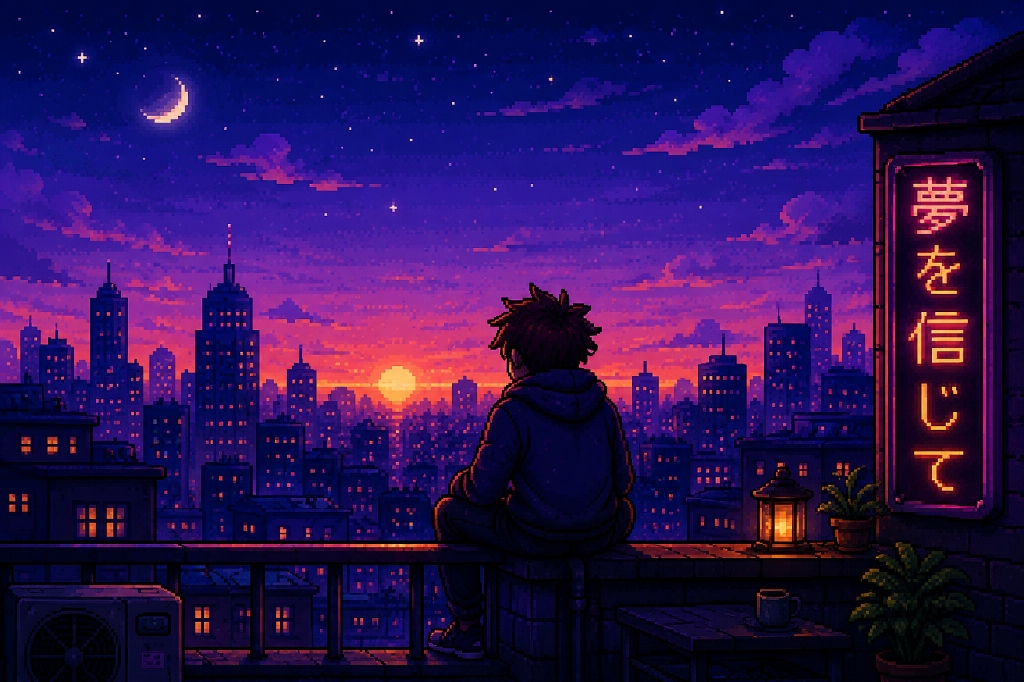
#> input picture Gif/rooftop_sunset.jpg, 1024 x 682 px, found by its file name
$ python build_rooftop_gif.py
#> lines starting #> are read from the running program, lines starting #| are printed output that depends on the picture; after the words box and inside, x2 and y2 are one past the last pixel; in counts of white or black regions, pixels touching at a corner belong together
import os
import math
import numpy as np
from PIL import Image, ImageDraw

def generate_rooftop_gif(image_path, output_gif_path, num_frames=30, fps=12):
#> called with num_frames = 30, fps = 12
    print(f"Loading image: {image_path}")
    base_img = Image.open(image_path).convert("RGBA")
    w, h = base_img.size
#> w = 1024; h = 682
    print(f"Image size: {w}x{h}")
#| Image size: 1024x682

    base_arr = np.array(base_img, dtype=np.float32)
    frames = []

    # 1. Neon sign board box: X: 850..980, Y: 120..530
    neon_box = (850, 120, 980, 530)

    # 2. Lantern flame box: X: 755..800, Y: 460..540
    lantern_box = (755, 460, 800, 540)

    # 3. Sun box: X: 360..430, Y: 350..410
    sun_center = (396, 378)


    # 5. Character Head & Body: X: 420..610, Y: 280..630
    char_box = (420, 280, 610, 540)

    # 6. Coffee mug steam position: X: 745, Y: 605

    # 7. City windows positions (find bright orange/yellow window pixels in buildings)
    # Buildings area: Y: 420..580, X: 0..850
    np.random.seed(123)
    bldg_area = base_arr[420:580, 0:850]
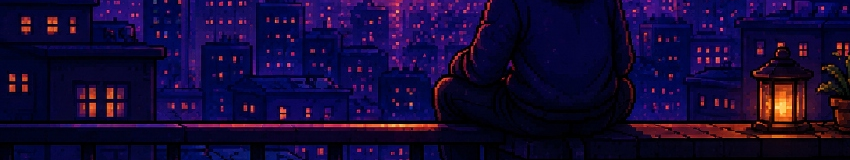
#> bldg_area: shape (160, 850, 4) float32; mean R, G, B, A 21.1, 9.4, 54.4, 255.5
    win_mask = (bldg_area[:, :, 0] > 180) & (bldg_area[:, :, 1] > 120) & (bldg_area[:, :, 2] < 100)
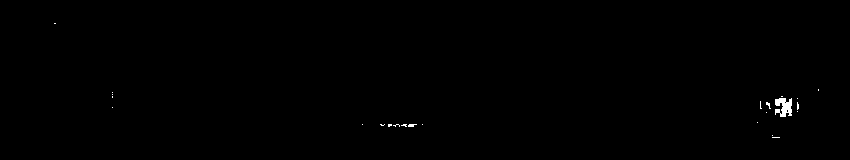
#> win_mask: shape (160, 850) bool; 0.26% white; 24 white regions (22 under 20 px), largest, box (x1, y1, x2, y2) and area: (775, 98, 792, 117) 230, (408, 124, 417, 127) 20
    wy, wx = np.where(win_mask)
#> wy = 350 values from 23 to 137; wx = 350 values, max 818 at index 2, min 54 at index 0, mean 705.3
    # Pick 25 distinct window pixels
    indices = np.random.choice(len(wx), min(25, len(wx)), replace=False)
#> indices = 25 values, max 330 at index 6, min 9 at index 21, mean 170.1
    windows = [(0 + wx[idx], 420 + wy[idx], i) for i, idx in enumerate(indices)]
#> windows = 25 items, first 6: (797, 525, 0), (786, 522, 1), (775, 521, 2), (790, 519, 3), (797, 529, 4), (789, 526, 5)

    # 8. Night Sky Stars
    stars = [
        (75, 80, 0),
        (135, 45, 1),
        (300, 70, 2),
        (410, 110, 3),
        (520, 50, 4),
        (650, 90, 5),
        (780, 60, 6),
        (880, 100, 7),
        (220, 140, 8),
        (940, 40, 9),
    ]

    for frame_idx in range(num_frames):
        t = frame_idx / float(num_frames) # 0.0 to 1.0
        angle_rad = 2 * math.pi * t

        # Copy base array for frame editing
        frame_arr = base_arr.copy()

        # -------------------------------------------------------------
        # FEATURE 1: Japanese Neon Sign Board Glow & Flicker
        # -------------------------------------------------------------
        nx1, ny1, nx2, ny2 = neon_box
        neon_patch = frame_arr[ny1:ny2, nx1:nx2, :3]
        # Bright neon orange/red pixels
        neon_pixels = (neon_patch[:, :, 0] > 170) & (neon_patch[:, :, 1] > 70)
        pulse_neon = 1.0 + 0.20 * math.sin(angle_rad * 2)
        # Micro flicker on 2 frames
        if frame_idx in [6, 21]:
            pulse_neon *= 0.75
        elif frame_idx in [7, 22]:
            pulse_neon *= 1.25

        neon_patch[neon_pixels] = np.clip(neon_patch[neon_pixels] * pulse_neon, 0, 255)
        frame_arr[ny1:ny2, nx1:nx2, :3] = neon_patch

        # -------------------------------------------------------------
        # FEATURE 2: Lantern Flame & Light Pulse
        # -------------------------------------------------------------
        lx1, ly1, lx2, ly2 = lantern_box
        lantern_patch = frame_arr[ly1:ly2, lx1:lx2, :3]
        flame_pixels = (lantern_patch[:, :, 0] > 180) & (lantern_patch[:, :, 1] > 120)
        # Randomized flame flicker
        flicker_val = 1.0 + 0.25 * math.sin(angle_rad * 5) + 0.10 * math.cos(angle_rad * 11)
        lantern_patch[flame_pixels] = np.clip(lantern_patch[flame_pixels] * flicker_val, 0, 255)
        frame_arr[ly1:ly2, lx1:lx2, :3] = lantern_patch

        # -------------------------------------------------------------
        # FEATURE 3: Sun Glow & Rays Horizon Pulse
        # -------------------------------------------------------------
        scx, scy = sun_center
        # Create subtle radial glow around sun
        sun_r = 45
        y_indices, x_indices = np.ogrid[scy-sun_r:scy+sun_r, scx-sun_r:scx+sun_r]
        dist_from_center = np.sqrt((x_indices - scx)**2 + (y_indices - scy)**2)
        glow_mask = dist_from_center <= sun_r
        glow_factor = (1.0 - dist_from_center / float(sun_r)) * glow_mask
        glow_pulse = 0.15 * math.sin(angle_rad * 2) + 0.15

        sun_region = frame_arr[scy-sun_r:scy+sun_r, scx-sun_r:scx+sun_r, :3]
        for c in range(2): # Red and Green channels
            sun_region[:, :, c] += glow_factor * glow_pulse * 80
        frame_arr[scy-sun_r:scy+sun_r, scx-sun_r:scx+sun_r, :3] = np.clip(sun_region, 0, 255)

        # -------------------------------------------------------------
        # FEATURE 4: City Windows Blinking
        # -------------------------------------------------------------
        for wx_pos, wy_pos, w_offset in windows:
            w_blink = 0.5 + 0.5 * math.sin(angle_rad * 3 + w_offset)
            if w_blink < 0.3:
                # Dim window
                frame_arr[wy_pos:wy_pos+2, wx_pos:wx_pos+2, :3] = [35, 25, 40]

        # -------------------------------------------------------------
        # FEATURE 6: Twinkling Night Stars & Moon Aura
        # -------------------------------------------------------------
        for sx, sy, offset in stars:
            twinkle = 0.5 + 0.5 * math.sin(angle_rad * 3.5 + offset)
            star_color = [int(180 * twinkle + 75), int(190 * twinkle + 65), 255]
            frame_arr[sy:sy+2, sx:sx+2, :3] = star_color

        # -------------------------------------------------------------
        # FEATURE 7: Character Breathing & Hair Sway
        # -------------------------------------------------------------
        cx1, cy1, cx2, cy2 = char_box
        # Gentle 1-pixel breathing shift up/down
        breath_cycle = frame_idx % 10
        char_dy = -1 if breath_cycle in [0, 1, 2, 3] else 0

        if char_dy != 0:
            char_patch = base_arr[cy1:cy2, cx1:cx2, :3].copy()
            # Shift character upper body up 1 pixel
            sky_bg = base_arr[cy1-1, cx1:cx2, :3]
            frame_arr[cy2-1:cy2, cx1:cx2, :3] = base_arr[cy2, cx1:cx2, :3]
            frame_arr[cy1+char_dy:cy2+char_dy, cx1:cx2, :3] = char_patch

        # Convert array back to PIL image for drawing overlay elements (Coffee Steam)
        img_frame = Image.fromarray(np.uint8(frame_arr), mode="RGBA")
        draw = ImageDraw.Draw(img_frame)

        # -------------------------------------------------------------
        # FEATURE 8: Rising Steam from Coffee Cup on Balcony Table
        # -------------------------------------------------------------
        # Mug position: X: 745, Y: 605
        steam_y_start = 605
        for s_idx in range(3):
            s_t = (t + s_idx / 3.0) % 1.0
            sy = steam_y_start - int(s_t * 30)
            sx = 745 + int(5 * math.sin(s_t * math.pi * 3 + s_idx))
            alpha = int(200 * math.sin(s_t * math.pi))
            if alpha > 10:
                draw.rectangle([sx, sy, sx+1, sy+2], fill=(255, 220, 200, alpha))

        # Append final frame
        frames.append(img_frame.convert("RGB"))
#> this loop made 30 passes
#> pass 1, in generate_rooftop_gif, `neon_pixels = (neon_patch[:, :, 0] > 170) & (neon_patch[:, :, 1] > 70)`:
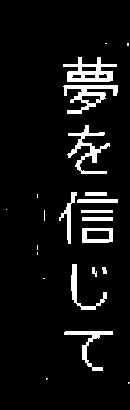
#> neon_pixels: shape (410, 130) bool; 7.1% white; 23 white regions (10 under 20 px), largest, box (x1, y1, x2, y2) and area: (63, 57, 117, 82) 675, (63, 85, 118, 114) 629, (67, 125, 110, 174) 610
#> pass 1, in generate_rooftop_gif, `flame_pixels = (lantern_patch[:, :, 0] > 180) & (lantern_patch[:, :, 1..`:
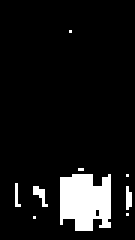
#> flame_pixels: shape (80, 45) bool (shown 3 times larger); 8.7% white; 9 white regions (8 under 20 px), largest, box (x1, y1, x2, y2) and area: (20, 58, 37, 77) 270
#> after the loop:
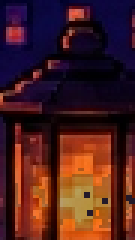
#> lantern_patch: shape (80, 45, 3) float32 (shown 3 times larger); mean R, G, B 73.6, 30.5, 31
#> after the loop:
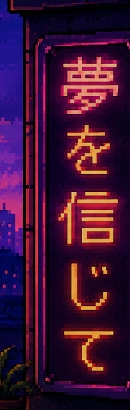
#> neon_patch: shape (410, 130, 3) float32; mean R, G, B 62, 19.2, 53.1
#> after the loop:
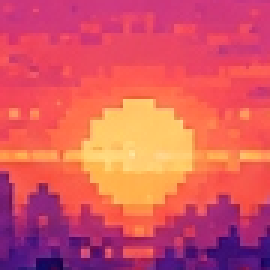
#> sun_region: shape (90, 90, 3) float32 (shown 3 times larger); mean R, G, B 217.2, 86.6, 97.4
#> after the loop, frames = 30 items

    print(f"Saving animated GIF to: {output_gif_path}")
    frames[0].save(
        output_gif_path,
        save_all=True,
        append_images=frames[1:],
        duration=int(1000 / fps),
        loop=0,
        optimize=True
    )
    print("Rooftop GIF generation complete!")

if __name__ == "__main__":
    img_in = r"c:\Users\Krishna Kumar\Desktop\Github\krishna3163\Gif\rooftop_sunset.jpg"
    gif_out = r"c:\Users\Krishna Kumar\Desktop\Github\krishna3163\Gif\rooftop_sunset_animated.gif"
    generate_rooftop_gif(img_in, gif_out, num_frames=30, fps=12)
